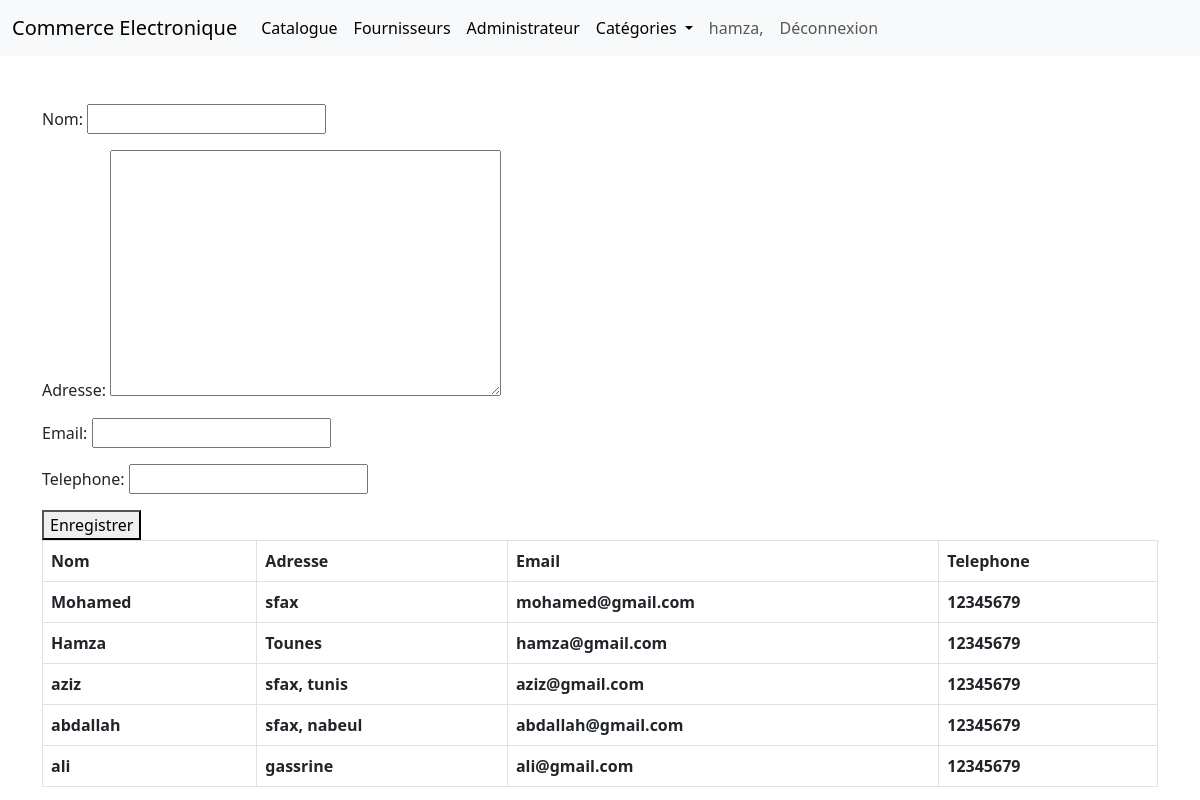
Screenshot of /magasin/fourniseurs (signed in) with the database file from the repository.
### magasin/models.py (models this page shows, shortened)
class Fournisseur(models.Model):
    nom = models.CharField(max_length=50 ,null=True)
    adresse = models.TextField()
    email = models.EmailField(max_length=40 , null=True)
    telephone = models.CharField(max_length=8 , null=True)

### magasin/views.py (the view)
# urls.py: path('fourniseurs',views.fourniseur ,name='fourniseurs'),
def fourniseur(request):
    fourniseurs = Fournisseur.objects.all()
    categories = Categorie.objects.all()
    if request.method == "POST" :
        form = FournisseurForm(request.POST,request.FILES)
        if form.is_valid():
            form.save()
        return HttpResponseRedirect('/magasin/fourniseurs')
    else : form = FournisseurForm()
    context = {'fourniseurs' : fourniseurs ,'cat':categories,'form':form}
    return render(request,'magasin/fourniseurs.html',context)

### magasin/forms.py
class FournisseurForm(forms.ModelForm):
    class Meta:
        model = Fournisseur
        fields = '__all__'

### magasin/templates/magasin/fourniseurs.html (shortened to what this page needs)
{% extends 'magasin/base.html' %} {% block title %} Fourniseurs {% endblock title %} {% block content %}
{% block body %}
<body>
    <div class="container mt-5">
      <form method="Post" class="post-form">
       {{form.as_p}}
       <button type="submit">Enregistrer</button>
     </form>
  <table class="table table-bordered">
    <thead>
      <tr>
        <th scope="col">Nom</th>
        <th scope="col">Adresse</th>
        <th scope="col">Email</th>
        <th scope="col">Telephone</th>
      </tr>
    </thead>
    <tbody>
        {% for item in fourniseurs %}
      <tr>
        <th>{{item.nom}}</th>
        <th>{{ item.adresse }}</th>
        <th>{{ item.email }}</th>
        <th>{{ item.telephone }}</th>
      </tr>
      {% endfor %}
    </tbody>
  </table>
</div>
</body>
{% endblock %}
{% endblock %}

### magasin/templates/magasin/base.html (shortened to what this page needs)
{% load static %}
<!DOCTYPE html>
<html>
  <head>
    <link rel="stylesheet" type="text/css" href="{% static 'css/base.css' %}" />
    <link href="https://cdn.jsdelivr.net/npm/bootstrap@5.3.0-alpha1/dist/css/bootstrap.min.css" rel="stylesheet">
  </head>
  <body>
    <nav class="navbar navbar-expand-lg bg-body-tertiary">
      <div class="container-fluid">
        <a class="navbar-brand" href="#">Commerce Electronique</a>
        <div class="collapse navbar-collapse" id="navbarSupportedContent">
          <ul class="navbar-nav me-auto mb-2 mb-lg-0">
            <li class="nav-item">
              <a class="nav-link active" aria-current="page" href="{% url 'index' %}">Catalogue</a>
            </li>
            <li class="nav-item">
              <a class="nav-link active" aria-current="page" href="{% url 'fourniseurs' %}">Fournisseurs</a>
            </li>
            <li class="nav-item">
              <a class="nav-link active" aria-current="page" >Administrateur</a>
            </li>
            <li class="nav-item dropdown">
              <a class="nav-link dropdown-toggle active"  role="button" data-bs-toggle="dropdown">
                Catégories
              </a>
            </li>
            <ul class="navbar-nav ml-auto">
              {% if user.is_authenticated %}
              <li class="nav-item active">
              <a class="nav-link" href="#">{{user}},</a>
              </li>
              <li class="nav-item active">
              <a class="nav-link" href="#">Déconnexion</a>
              </li>
                  {% endif %}
            </ul>
        </div>
      </div>
    </nav>
    {% block body %} {% endblock %}
  </body>
</html>

### rows the page displays
Fournisseur: nom "Mohamed", adresse "sfax", email "mohamed@gmail.com", telephone "12345679"
Fournisseur: nom "Hamza", adresse "Tounes", email "hamza@gmail.com", telephone "12345679"
Fournisseur: nom "aziz", adresse "sfax, tunis", email "aziz@gmail.com", telephone "12345679"
Fournisseur: nom "abdallah", adresse "sfax, nabeul", email "abdallah@gmail.com", telephone "12345679"
Fournisseur: nom "ali", adresse "gassrine", email "ali@gmail.com", telephone "12345679"

### other values shown
{{ user }} "hamza"
